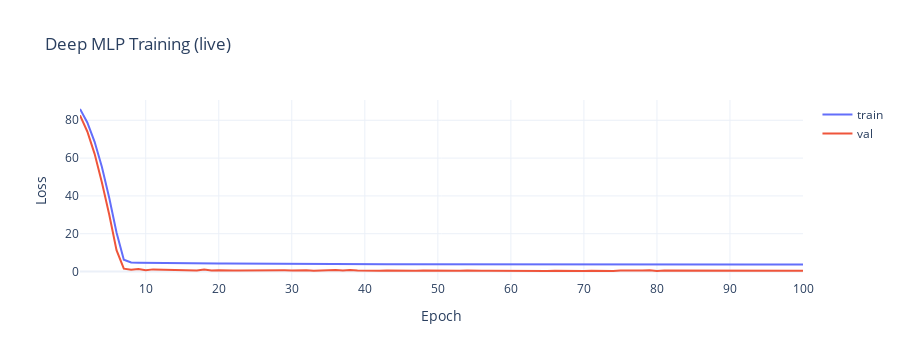

Notebook code for this chart:
### Code cell
import importlib
from pathlib import Path

import src.models as models
importlib.reload(models)
make_mlp_model = models.make_mlp_model
make_pipeline = models.make_pipeline
build_search = models.build_search
from src.eval import evaluate_models, compute_full_metrics
from src.plots import plot_actual_vs_pred, plot_error_distribution
from _common import load_dataset, prepare_features, ROOT
from src.split import SplitConfig
from contextlib import contextmanager

SEED = 42

SMALL_MODE = False  # toggle for quick iteration
TUNE_MODE = "fast"  # off | fast | full
SEARCH_VERBOSE = 2  # sklearn CV logging
SEARCH_N_ITER = None  # only used for randomized search
SHOW_CV_TQDM = True  # tqdm progress for CV fits

# MLflow
MLFLOW_ENABLED = True
MLFLOW_EXPERIMENT = "f1-laptime"
MLFLOW_TRACKING_URI = (ROOT / "mlruns").as_uri()
MLFLOW_RUN_NAME = "mlp_notebook"

# Verify MLflow availability
if MLFLOW_ENABLED:
    try:
        import mlflow  # noqa: F401
        print(f"MLflow available: {mlflow.__version__}")
    except Exception:
        print("MLflow not installed; set MLFLOW_ENABLED=False or install mlflow.")
        MLFLOW_ENABLED = False

# Model saving
SAVE_MODEL = True
MODEL_PATH = ROOT / "reports" / "models" / "deep_mlp.joblib"

MLP_VERBOSE = 2  # 0/False, 1=tqdm, 2=tqdm + per-epoch log
MLP_LOG_EVERY = 1
MLP_BATCH_LOG_EVERY = 20  # set 0 to disable
MLP_LIVE_PLOT_EVERY = 5   # epochs; set 0 to disable

# Small-mode overrides / base hyperparameters
MLP_HIDDEN_LAYERS = None
MLP_EPOCHS = None
MLP_BATCH_SIZE = None
MLP_DROPOUT = None
MLP_LR = None
MLP_WEIGHT_DECAY = None
MLP_PARAM_GRID = None
if SMALL_MODE:
    MLP_HIDDEN_LAYERS = (128, 64)
    MLP_EPOCHS = 40
    MLP_BATCH_SIZE = 64
    SEARCH_N_ITER = 6
    MLP_PARAM_GRID = {
        "model__hidden_layers": [(128, 64), (128, 64, 32)],
        "model__dropout": [0.2, 0.3],
        "model__lr": [1e-3],
        "model__batch_size": [64, 128],
        "model__epochs": [30, 60],
        "model__weight_decay": [0.0, 1e-4],
    }

# Optional GPU info + explicit device
# DEVICE can be: "auto", "cpu", "cuda"
DEVICE = "auto"

device_resolved = None
if DEVICE in ("cpu", "cuda"):
    device_resolved = DEVICE
    print(f"Device forced by user: {device_resolved}")
elif DEVICE != "auto":
    print(f"Unknown DEVICE value '{DEVICE}', falling back to auto.")

if device_resolved is None:
    try:
        import torch
        if torch.cuda.is_available():
            device_resolved = "cuda"
            print(f"GPU available: {torch.cuda.get_device_name(0)}")
        else:
            device_resolved = "cpu"
            print("GPU not available; using CPU.")
    except Exception as exc:
        print(f"Torch not available for GPU check ({exc}).")

DEVICE = device_resolved
@contextmanager
def tqdm_joblib(total, desc="CV fits"):
    try:
        import joblib
        from tqdm.auto import tqdm
    except Exception:  # noqa: BLE001
        yield None
        return

    class TqdmBatchCompletionCallback(joblib.parallel.BatchCompletionCallBack):
        def __call__(self, *args, **kwargs):
            try:
                tqdm_bar.update(n=self.batch_size)
            except Exception:
                pass
            return super().__call__(*args, **kwargs)

    tqdm_bar = tqdm(total=total, desc=desc)
    old_callback = joblib.parallel.BatchCompletionCallBack
    joblib.parallel.BatchCompletionCallBack = TqdmBatchCompletionCallback
    try:
        yield tqdm_bar
    finally:
        joblib.parallel.BatchCompletionCallBack = old_callback
        tqdm_bar.close()


def estimate_total_fits(search):
    try:
        n_splits = search.cv.get_n_splits()
    except Exception:
        n_splits = getattr(search.cv, "n_splits", 1)
    if hasattr(search, "n_iter"):
        n_candidates = search.n_iter
    else:
        try:
            from sklearn.model_selection import ParameterGrid
            n_candidates = len(list(ParameterGrid(search.param_grid)))
        except Exception:
            n_candidates = 1
    return n_splits * n_candidates


split_config = SplitConfig(test_rounds=None)
df, metadata = load_dataset()
train_df, val_df, trainval_df, test_df, features = prepare_features(df, metadata, split_config=split_config)

X_train = train_df[features]
y_train = train_df["LapTimeSeconds"].to_numpy()
X_val = val_df[features]
y_val = val_df["LapTimeSeconds"].to_numpy()

base = make_pipeline(
    make_mlp_model(
        SEED,
        verbose=MLP_VERBOSE,
        log_every=MLP_LOG_EVERY,
        log_batch_every=MLP_BATCH_LOG_EVERY,
        live_plot_every=MLP_LIVE_PLOT_EVERY,
        hidden_layers=MLP_HIDDEN_LAYERS,
        epochs=MLP_EPOCHS,
        batch_size=MLP_BATCH_SIZE,
        dropout=MLP_DROPOUT,
        lr=MLP_LR,
        weight_decay=MLP_WEIGHT_DECAY,
        device=DEVICE,
    ),
    features,
)
model = build_search(
    "Deep MLP",
    base,
    random_state=SEED,
    mode=TUNE_MODE,
    param_grid=MLP_PARAM_GRID,
    n_iter=SEARCH_N_ITER,
    search_verbose=SEARCH_VERBOSE,
)

if SHOW_CV_TQDM and hasattr(model, "cv"):
    total_fits = estimate_total_fits(model)
    with tqdm_joblib(total_fits, desc="CV fits"):
        metrics, preds, fitted = evaluate_models({"Deep MLP": model}, X_train, y_train, X_val, y_val)
else:
    metrics, preds, fitted = evaluate_models({"Deep MLP": model}, X_train, y_train, X_val, y_val)

metrics

### Figure 1 — Plotly figure (JSON) as saved in the notebook; plotly's stock layout.template omitted (floating-point values rounded to 4 significant figures)
{"data": [{"mode": "lines", "name": "train", "type": "scatter", "x": [1, 2, 3, 4, 5, 6, 7, 8, 9, 10, 11, 12, 13, 14, 15, 16, 17, 18, 19, 20, 21, 22, 23, 24, 25, 26, 27, 28, 29, 30, 31, 32, 33, 34, 35, 36, 37, 38, 39, 40, 41, 42, 43, 44, 45, 46, 47, 48, 49, 50, 51, 52, 53, 54, 55, 56, 57, 58, 59, 60, 61, 62, 63, 64, 65, 66, 67, 68, 69, 70, 71, 72, 73, 74, 75, 76, 77, 78, 79, 80, 81, 82, 83, 84, 85, 86, 87, 88, 89, 90, 91, 92, 93, 94, 95, 96, 97, 98, 99, 100], "y": [85.97, 78.88, 68.62, 55.25, 39.01, 20.63, 6.294, 4.76, 4.641, 4.578, 4.534, 4.485, 4.461, 4.428, 4.389, 4.366, 4.389, 4.319, 4.377, 4.296, 4.293, 4.292, 4.278, 4.297, 4.245, 4.195, 4.167, 4.164, 4.162, 4.094, 4.121, 4.085, 4.001, 3.964, 3.997, 3.987, 4.007, 3.976, 3.933, 3.938, 3.924, 3.933, 3.914, 3.883, 3.885, 3.877, 3.892, 3.876, 3.872, 3.87, 3.871, 3.769, 3.847, 3.815, 3.805, 3.816, 3.802, 3.82, 3.793, 3.788, 3.799, 3.769, 3.83, 3.782, 3.768, 3.794, 3.773, 3.766, 3.748, 3.776, 3.792, 3.752, 3.765, 3.768, 3.758, 3.761, 3.755, 3.759, 3.753, 3.731, 3.752, 3.767, 3.751, 3.742, 3.761, 3.757, 3.724, 3.761, 3.745, 3.744, 3.76, 3.745, 3.698, 3.749, 3.742, 3.736, 3.75, 3.759, 3.704, 3.753]}, {"mode": "lines", "name": "val", "type": "scatter", "x": [1, 2, 3, 4, 5, 6, 7, 8, 9, 10, 11, 12, 13, 14, 15, 16, 17, 18, 19, 20, 21, 22, 23, 24, 25, 26, 27, 28, 29, 30, 31, 32, 33, 34, 35, 36, 37, 38, 39, 40, 41, 42, 43, 44, 45, 46, 47, 48, 49, 50, 51, 52, 53, 54, 55, 56, 57, 58, 59, 60, 61, 62, 63, 64, 65, 66, 67, 68, 69, 70, 71, 72, 73, 74, 75, 76, 77, 78, 79, 80, 81, 82, 83, 84, 85, 86, 87, 88, 89, 90, 91, 92, 93, 94, 95, 96, 97, 98, 99, 100], "y": [82.6, 74.08, 62.25, 47.09, 30.13, 11.31, 1.523, 0.9246, 1.371, 0.6712, 1.147, 1.023, 0.7856, 0.771, 0.5945, 0.8209, 0.5949, 1.115, 0.6052, 0.7292, 0.8402, 0.5553, 0.5197, 0.5969, 0.6275, 0.6929, 0.7343, 0.6351, 0.6281, 0.5692, 0.7605, 0.6823, 0.443, 0.6734, 0.7445, 0.7975, 0.5833, 0.7854, 0.5218, 0.3852, 0.558, 0.3836, 0.5625, 0.4293, 0.5206, 0.5387, 0.4284, 0.5616, 0.4712, 0.4256, 0.6241, 0.4454, 0.3915, 0.5226, 0.3309, 0.3588, 0.483, 0.4333, 0.4926, 0.3744, 0.4858, 0.3882, 0.4395, 0.5339, 0.3218, 0.4722, 0.3862, 0.6024, 0.4377, 0.3263, 0.4846, 0.387, 0.4804, 0.3198, 0.6131, 0.4554, 0.4229, 0.5303, 0.6387, 0.35, 0.5769, 0.5807, 0.6025, 0.5893, 0.3011, 0.5195, 0.3332, 0.4349, 0.382, 0.493, 0.5878, 0.4324, 0.4024, 0.471, 0.3093, 0.5199, 0.484, 0.2902, 0.5169, 0.4516]}], "layout": {"height": 360, "title": {"text": "Deep MLP Training (live)"}, "xaxis": {"title": {"text": "Epoch"}}, "yaxis": {"title": {"text": "Loss"}}}}
